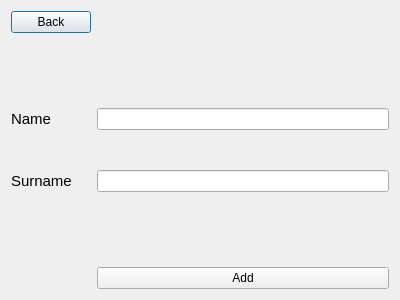
<?xml version="1.0" encoding="UTF-8"?>
<ui version="4.0">
 <class>AddStudent</class>
 <widget class="QDialog" name="AddStudent">
  <property name="geometry">
   <rect>
    <x>0</x>
    <y>0</y>
    <width>400</width>
    <height>300</height>
   </rect>
  </property>
  <property name="windowTitle">
   <string>Dialog</string>
  </property>
  <layout class="QFormLayout" name="formLayout">
   <item row="0" column="0">
    <widget class="QPushButton" name="back">
     <property name="text">
      <string>Back</string>
     </property>
    </widget>
   </item>
   <item row="3" column="0">
    <widget class="QLabel" name="label">
     <property name="text">
      <string>&lt;html&gt;&lt;head/&gt;&lt;body&gt;&lt;p&gt;&lt;span style=&quot; font-size:11pt;&quot;&gt;Name&lt;/span&gt;&lt;/p&gt;&lt;/body&gt;&lt;/html&gt;</string>
     </property>
    </widget>
   </item>
   <item row="3" column="1">
    <widget class="QLineEdit" name="name"/>
   </item>
   <item row="5" column="0">
    <widget class="QLabel" name="label_2">
     <property name="text">
      <string>&lt;html&gt;&lt;head/&gt;&lt;body&gt;&lt;p&gt;&lt;span style=&quot; font-size:11pt;&quot;&gt;Surname&lt;/span&gt;&lt;/p&gt;&lt;/body&gt;&lt;/html&gt;</string>
     </property>
    </widget>
   </item>
   <item row="5" column="1">
    <widget class="QLineEdit" name="surname"/>
   </item>
   <item row="8" column="1">
    <widget class="QPushButton" name="add">
     <property name="text">
      <string>Add</string>
     </property>
    </widget>
   </item>
   <item row="2" column="0">
    <spacer name="verticalSpacer">
     <property name="orientation">
      <enum>Qt::Vertical</enum>
     </property>
     <property name="sizeHint" stdset="0">
      <size>
       <width>20</width>
       <height>40</height>
      </size>
     </property>
    </spacer>
   </item>
   <item row="6" column="1">
    <spacer name="verticalSpacer_2">
     <property name="orientation">
      <enum>Qt::Vertical</enum>
     </property>
     <property name="sizeHint" stdset="0">
      <size>
       <width>20</width>
       <height>40</height>
      </size>
     </property>
    </spacer>
   </item>
   <item row="7" column="1">
    <spacer name="verticalSpacer_3">
     <property name="orientation">
      <enum>Qt::Vertical</enum>
     </property>
     <property name="sizeHint" stdset="0">
      <size>
       <width>20</width>
       <height>40</height>
      </size>
     </property>
    </spacer>
   </item>
   <item row="4" column="1">
    <spacer name="verticalSpacer_4">
     <property name="orientation">
      <enum>Qt::Vertical</enum>
     </property>
     <property name="sizeHint" stdset="0">
      <size>
       <width>20</width>
       <height>40</height>
      </size>
     </property>
    </spacer>
   </item>
   <item row="1" column="0">
    <spacer name="verticalSpacer_5">
     <property name="orientation">
      <enum>Qt::Vertical</enum>
     </property>
     <property name="sizeHint" stdset="0">
      <size>
       <width>20</width>
       <height>40</height>
      </size>
     </property>
    </spacer>
   </item>
  </layout>
 </widget>
 <resources/>
 <connections/>
</ui>
